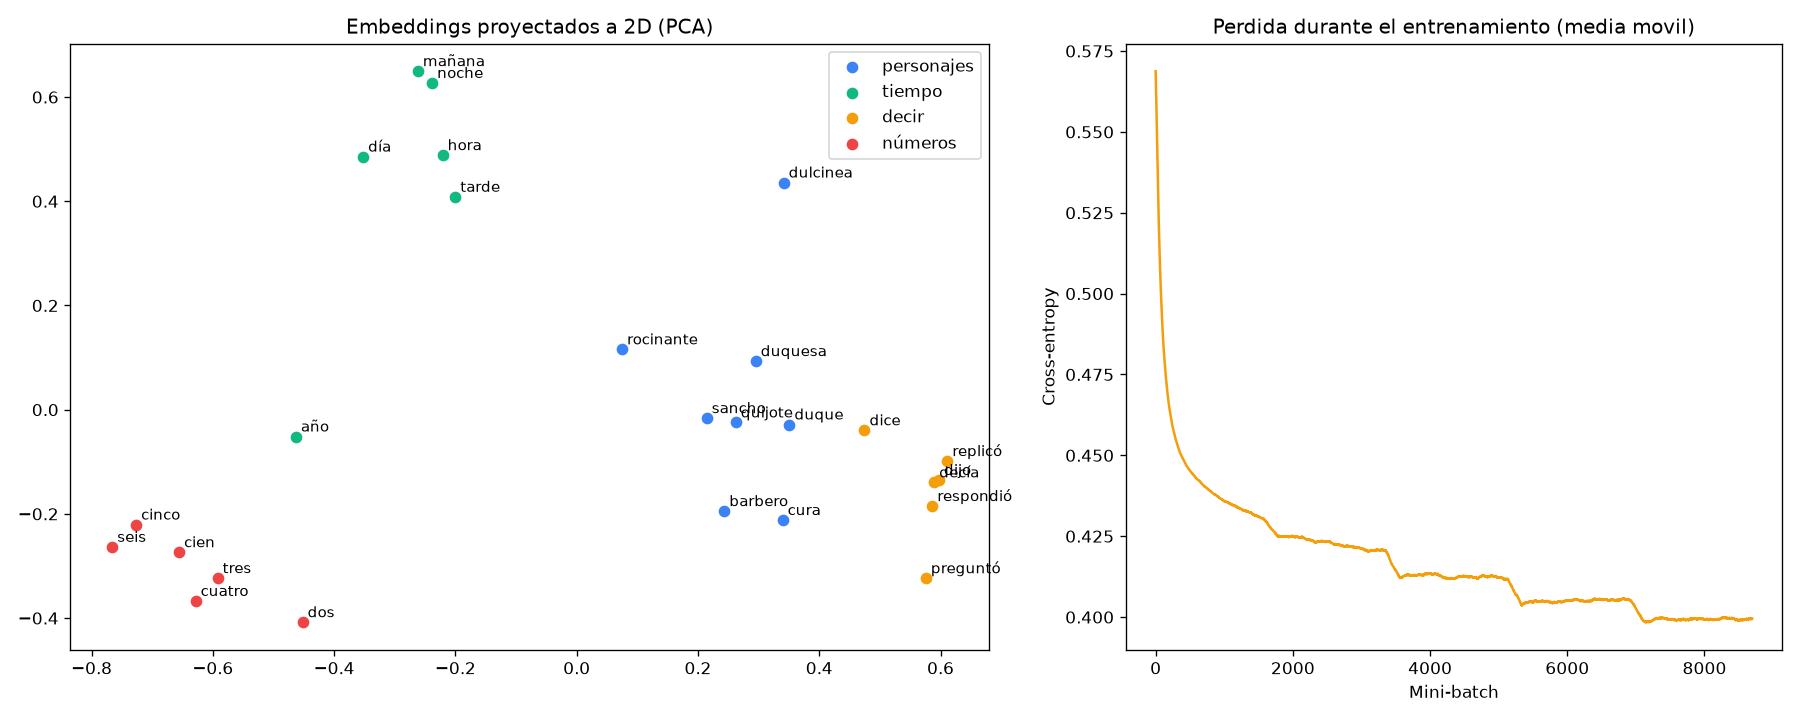

Write Python code to recreate this figure.
"""
LECCION 3.4 - EMBEDDINGS DE PALABRAS (WORD2VEC)
===============================================

Objetivo: representar cada palabra con un vector de numeros REALES, de
forma que palabras con significado parecido tengan vectores parecidos.

En las lecciones anteriores cada palabra era un simbolo aislado (un
indice, un one-hot): "buena" y "buenos" no tenian nada en comun. La idea
de los embeddings viene de una frase famosa de la linguistica:

    "Conoceras una palabra por la compania que mantiene" (J. R. Firth)

Palabras que aparecen rodeadas de las mismas palabras suelen significar
cosas parecidas. Word2vec (2013) aprende vectores con esa idea usando
una sola tarea: dada una palabra, adivinar que palabras aparecen cerca.
No hacen falta etiquetas: el propio texto es el ejemplo.
"""

from collections import Counter
import re

import matplotlib.pyplot as plt
import numpy as np

from corpus_es import cargar_quijote

rng = np.random.default_rng(42)


# ============================================================
# PARTE 1: VOCABULARIO Y SUBMUESTREO
# ============================================================
# Solo palabras que aparecen al menos 10 veces (las raras no tienen
# suficientes contextos para aprender nada). Ademas, las palabras muy
# frecuentes ("que", "de") se descartan al azar con cierta probabilidad:
# aparecen en todos lados y aportan poco sobre sus vecinas.

tokens = re.findall(r"[a-záéíóúüñ]+", cargar_quijote().lower())
conteo = Counter(tokens)
palabras = [p for p, n in conteo.most_common() if n >= 10]
indice = {p: i for i, p in enumerate(palabras)}
V = len(palabras)

frecuencia = np.array([conteo[p] for p in palabras]) / len(tokens)
prob_conservar = np.minimum(1.0, np.sqrt(1e-3 / frecuencia) + 1e-3 / frecuencia)
ids = np.array([indice[t] for t in tokens if t in indice])
ids = ids[rng.random(len(ids)) < prob_conservar[ids]]
print(f"Vocabulario: {V:,} palabras | tokens tras submuestreo: {len(ids):,} de {len(tokens):,}")
print(f"P(conservar 'que') = {prob_conservar[indice['que']]:.2f} | P(conservar 'sancho') = {prob_conservar[indice['sancho']]:.2f}")


# ============================================================
# PARTE 2: PARES (PALABRA, VECINA)
# ============================================================
# Para cada posicion, las palabras a distancia 1 o 2 son sus "vecinas".
# Cada par (centro, vecina) es un ejemplo POSITIVO: "estas dos palabras
# aparecieron juntas".

VENTANA = 2
centros, vecinas = [], []
for d in range(1, VENTANA + 1):
    centros += [ids[:-d], ids[d:]]
    vecinas += [ids[d:], ids[:-d]]
centros, vecinas = np.concatenate(centros), np.concatenate(vecinas)
print(f"Pares (centro, vecina): {len(centros):,}")
print("Ejemplos:", [(palabras[c], palabras[v]) for c, v in zip(centros[100:105], vecinas[100:105])])


# ============================================================
# PARTE 3: EL MODELO (skip-gram con muestreo negativo)
# ============================================================
# Cada palabra tiene DOS vectores de dimension D:
#   E[i] = su embedding cuando es la palabra central
#   C[i] = su vector cuando es vecina (contexto)
# Para un par (c, v): z = E[c] . C[v]   y   P(son vecinas) = sigmoid(z)
# Es la neurona de la leccion 1.1 haciendo clasificacion binaria:
#   - pares reales             -> etiqueta 1
#   - pares inventados al azar -> etiqueta 0 (muestras NEGATIVAS)
# Las negativas se sortean con probabilidad proporcional a frecuencia^0.75.

D = 50
NEGATIVAS = 5
E = (rng.random((V, D)) - 0.5) / D
C = np.zeros((V, D))
dist_neg = frecuencia ** 0.75
dist_neg /= dist_neg.sum()


def sigmoid(z):
    return 1.0 / (1.0 + np.exp(-np.clip(z, -30, 30)))


def paso(c, v, tasa):
    """Un mini-batch: B pares positivos y B*NEGATIVAS negativos."""
    B = len(c)
    neg = rng.choice(V, size=(B, NEGATIVAS), p=dist_neg)
    ctx = np.concatenate([v[:, None], neg], axis=1)              # (B, 1+K): primero la real
    etiquetas = np.zeros((B, 1 + NEGATIVAS))
    etiquetas[:, 0] = 1.0
    e = E[c]                                                     # (B, D)
    vecs = C[ctx]                                                # (B, 1+K, D)
    z = np.einsum("bd,bkd->bk", e, vecs)                         # producto punto de cada par
    p = sigmoid(z)
    perdida = -np.mean(np.log(np.where(etiquetas == 1, p, 1 - p) + 1e-10))
    g = p - etiquetas                                            # gradiente de cross-entropy (1.4)
    grad_e = np.einsum("bk,bkd->bd", g, vecs)                    # (B, D)
    grad_c = g[:, :, None] * e[:, None, :]                       # (B, 1+K, D)
    np.add.at(E, c, -tasa * grad_e)                              # acumula si una palabra se repite
    np.add.at(C, ctx, -tasa * grad_c)
    return perdida


# ============================================================
# PARTE 4: ENTRENAMIENTO
# ============================================================

EPOCAS, B = 5, 512
historial = []
total = EPOCAS * (len(centros) // B)
paso_actual = 0
for epoca in range(EPOCAS):
    orden = rng.permutation(len(centros))
    perdidas = []
    for i in range(0, len(orden) - B + 1, B):
        tasa = 0.05 * (1 - paso_actual / total) + 0.001             # la tasa baja de a poco
        lote = orden[i:i + B]
        perdidas.append(paso(centros[lote], vecinas[lote], tasa))
        paso_actual += 1
    historial += perdidas
    print(f"Epoca {epoca + 1}: perdida media = {np.mean(perdidas):.4f}")


# ============================================================
# PARTE 5: QUE APRENDIO: VECINOS MAS CERCANOS
# ============================================================
# Similitud coseno: el coseno del angulo entre dos vectores.
#   1 = misma direccion, 0 = sin relacion, -1 = opuestos.
# Antes se resta el vector promedio: todos los embeddings comparten una
# direccion comun (la de "ser una palabra frecuente del libro") que haria
# parecer similares a todos entre si.

centrados = E - E.mean(axis=0)
normalizados = centrados / np.linalg.norm(centrados, axis=1, keepdims=True)


def similares(palabra, k=6):
    sims = normalizados @ normalizados[indice[palabra]]
    mejores = np.argsort(-sims)[1:k + 1]
    return [(palabras[j], sims[j]) for j in mejores]


print("\n--- Palabras mas parecidas (similitud coseno) ---")
for p in ["sancho", "caballero", "dulcinea", "dijo", "casa", "buena", "noche", "oro"]:
    print(f"{p:10s} -> " + ", ".join(f"{q} ({s:.2f})" for q, s in similares(p)))


# ============================================================
# PARTE 6: VISUALIZACION (proyeccion a 2D con PCA)
# ============================================================
# Los vectores tienen 50 dimensiones. PCA busca las 2 direcciones en las
# que los puntos varian mas y los proyecta ahi, para poder dibujarlos.

grupos = {
    "personajes": ["sancho", "quijote", "dulcinea", "rocinante", "cura", "barbero", "duque", "duquesa"],
    "tiempo": ["noche", "día", "mañana", "tarde", "hora", "año"],
    "decir": ["dijo", "respondió", "replicó", "preguntó", "dice", "decía"],
    "números": ["dos", "tres", "cuatro", "cinco", "seis", "cien"],
}
seleccion = [p for g in grupos.values() for p in g if p in indice]
M = normalizados[[indice[p] for p in seleccion]]
M = M - M.mean(axis=0)
_, _, Vt = np.linalg.svd(M, full_matrices=False)
puntos = M @ Vt[:2].T

fig, (ax1, ax2) = plt.subplots(1, 2, figsize=(15, 6), gridspec_kw={"width_ratios": [1.4, 1]})
colores = ["#3B82F6", "#10B981", "#F59E0B", "#EF4444"]
i = 0
for (nombre, lista), color in zip(grupos.items(), colores):
    for p in lista:
        if p in indice:
            ax1.scatter(*puntos[i], color=color)
            ax1.annotate(p, puntos[i], fontsize=9, xytext=(3, 3), textcoords="offset points")
            i += 1
    ax1.scatter([], [], color=color, label=nombre)
ax1.legend()
ax1.set_title("Embeddings proyectados a 2D (PCA)")

ventana = 200
ax2.plot(np.convolve(historial, np.ones(ventana) / ventana, mode="valid"), color="#F59E0B")
ax2.set_title("Perdida durante el entrenamiento (media movil)")
ax2.set_xlabel("Mini-batch")
ax2.set_ylabel("Cross-entropy")

plt.tight_layout()
plt.savefig("16_pln_embeddings.png", dpi=120)
print("\nGrafico guardado en: 16_pln_embeddings.png")
print("Abriendo ventana con el grafico... (cerrala para que el script termine)")
plt.show()


# ============================================================
# CONCEPTOS CLAVE
# ============================================================
print("""
CONCEPTOS CLAVE DE ESTA LECCION:
1. Un embedding es un vector denso que representa una palabra; palabras
   usadas en contextos parecidos terminan con vectores parecidos
2. Word2vec lo aprende con una tarea sin etiquetas: predecir que palabras
   aparecen cerca (skip-gram)
3. Muestreo negativo: en vez de una softmax sobre todo el vocabulario,
   distinguir pares reales de pares al azar (clasificacion binaria)
4. La similitud coseno mide que tan parecidos son dos vectores
5. Los embeddings se aprenden con texto sin etiquetar y despues sirven
   para otras tareas (como clasificar resenas)

EXPERIMENTOS SUGERIDOS:
- Cambia VENTANA a 1 y a 5: los vecinos son mas "gramaticales" o mas
  "tematicos"?
- Usa D = 10 y D = 200: como cambian los vecinos?
- Busca los vecinos de "bueno", "malo", "hermosa": sirven para las
  resenas de la leccion 3.2?
""")
